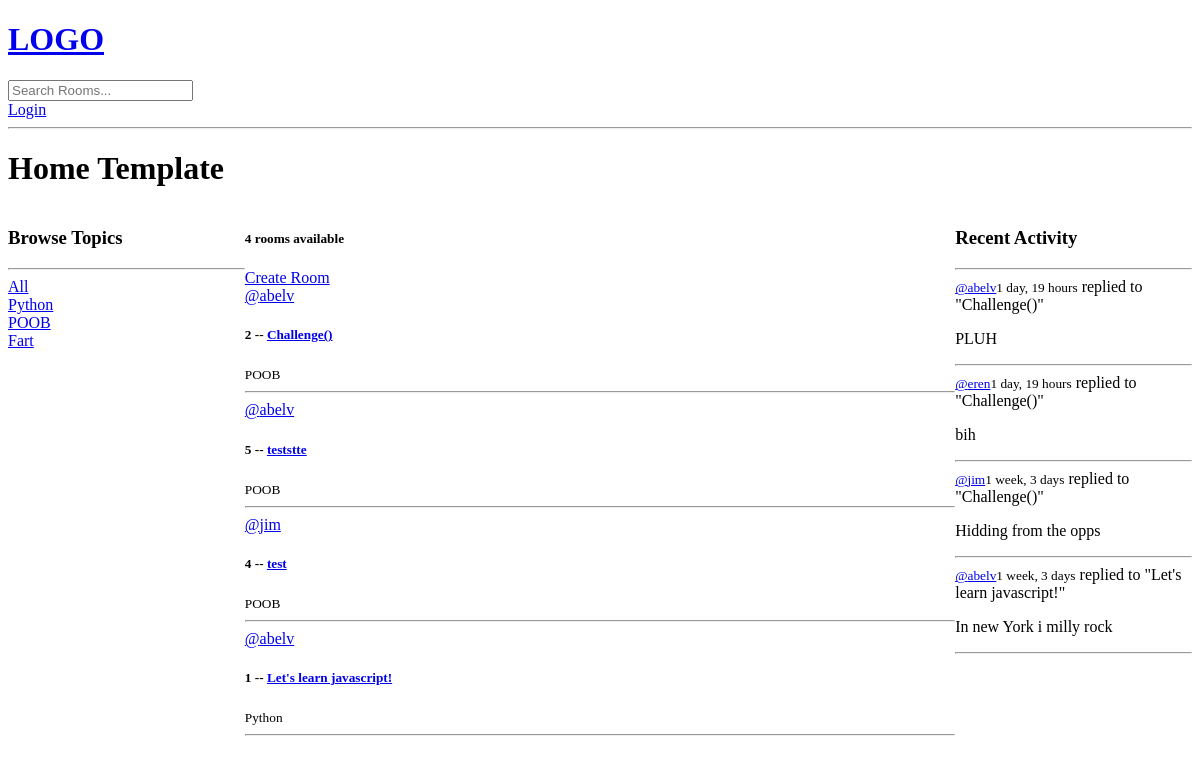
The app's page /, older data.
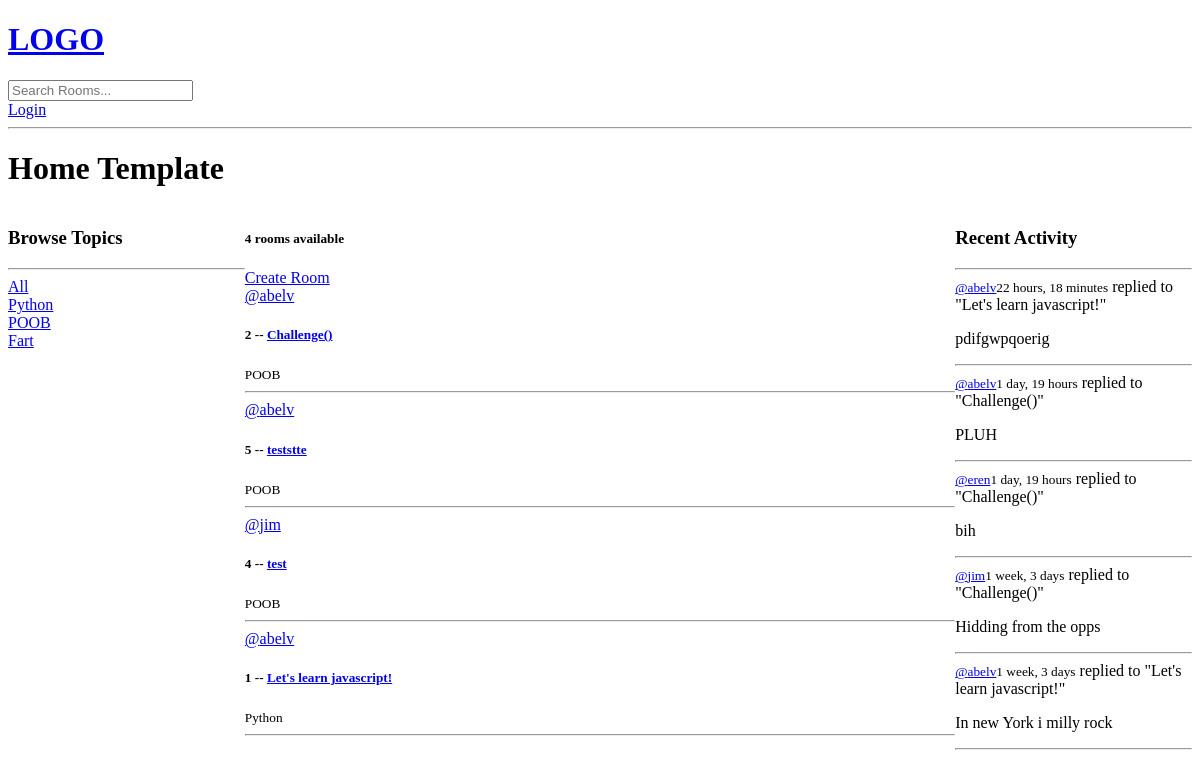
The same page, newer data.
### base/models.py (models this page shows, shortened)
class Topic(models.Model):
    name = models.CharField(max_length=200)

class Room(models.Model):
    host = models.ForeignKey(User, on_delete=models.SET_NULL, null=True)
    topic = models.ForeignKey(Topic, on_delete=models.SET_NULL, null=True)
    name = models.CharField(max_length=200)
    description = models.TextField(null=True, blank=True)
    participants = models.ManyToManyField(User, related_name='participants', blank=True)
    updated = models.DateTimeField(auto_now=True)
    created = models.DateTimeField(auto_now_add=True)
    def __str__(self):
        return self.name
    class Meta:
        ordering = ['-updated', '-created']

class Message(models.Model):
    user = models.ForeignKey(User, on_delete=models.CASCADE)
    room = models.ForeignKey(Room, on_delete=models.CASCADE)
    body = models.TextField()
    updated = models.DateTimeField(auto_now=True)
    created = models.DateTimeField(auto_now_add=True)
    def __str__(self):
        return self.body[0:50]
    class Meta:
        ordering = ['-updated', '-created']

### base/views.py (the view)
# urls.py: path('', views.home, name = "home"),
def home(request):
    q = request.GET.get('q') if request.GET.get('q') != None else ''
    rooms = Room.objects.filter(Q(topic__name__icontains = q) |
                                Q(name__icontains = q) |
                                Q(description__icontains = q)
                                )
    topics = Topic.objects.all()
    room_count = rooms.count()
    room_messages = Message.objects.filter(Q(room__topic__name__icontains = q))
    context = {'rooms': rooms, 'topics': topics, 'room_count': room_count,'room_messages': room_messages}
    return render(request, 'base/home.html', context)

### base/templates/base/home.html (shortened to what this page needs)
{% extends 'main.html' %}
{% block content %}
<h1> Home Template </h1>
<div class = "home-container">
    <div>
        {% include 'base/topics_component.html' %}
    </div>
    <div>
        <h5>{{room_count}} rooms available</h5>
        <a href ="{% url 'create-room' %}">Create Room</a>
        {% include 'base/feed_component.html' %}
    </div>
    <div>
        {% include 'base/activity_component.html' %}
    </div>
</div>
{% endblock %}

### base/templates/base/topics_component.html
<h3>Browse Topics</h3>
        <hr>
        <div>
            <a href="{% url 'home' %}">All</a>
        </div>
        {% for topic in topics%}
        <div>
        <a href = "{% url 'home' %}?q={{topic.name}}">{{topic.name}}</a>
        </div>
        {% endfor %}

### base/templates/base/feed_component.html (shortened to what this page needs)
<div>
    {% for rooms in rooms%}
    <div>
        {% if rooms.host %}
        <a href = "{% url 'user-profile' rooms.host.id %}">@{{rooms.host.username}} </a>
        {% endif %}
        <h5>{{rooms.id}} -- <a href="{% url 'room' rooms.id %}">{{rooms.name}}</a></h5>
        <small>{{rooms.topic.name}}</small>
        <hr>
    </div>
    {% endfor %}
</div>

### base/templates/base/activity_component.html (shortened to what this page needs)
<h3>Recent Activity</h3>
<hr>
{% for message in room_messages %}
<div>
    <small><a href="{% url 'user-profile' message.user.id %}">@{{message.user}}</a>{{message.created|timesince}}</small>
    <replied>replied to "{{message.room}}"</small>
    <p>{{message}}</p>
        <hr>
</div>
{% endfor %}

Row changes from the older to the newer data that the page shows:
added Message: user "abelv", created "22 hours, 18 minutes", room "Let's learn javascript!", body "pdifgwpqoerig"
